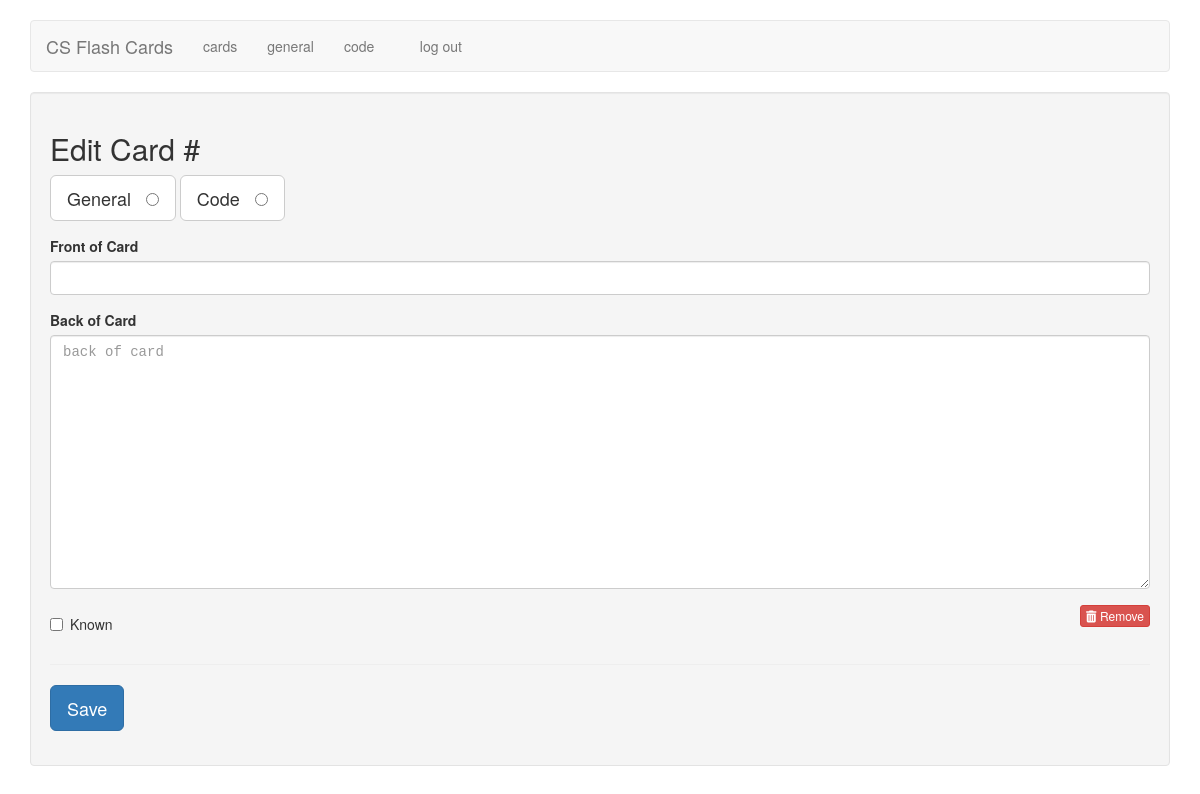
Before: /edit/1056 (signed in) with the older database file.
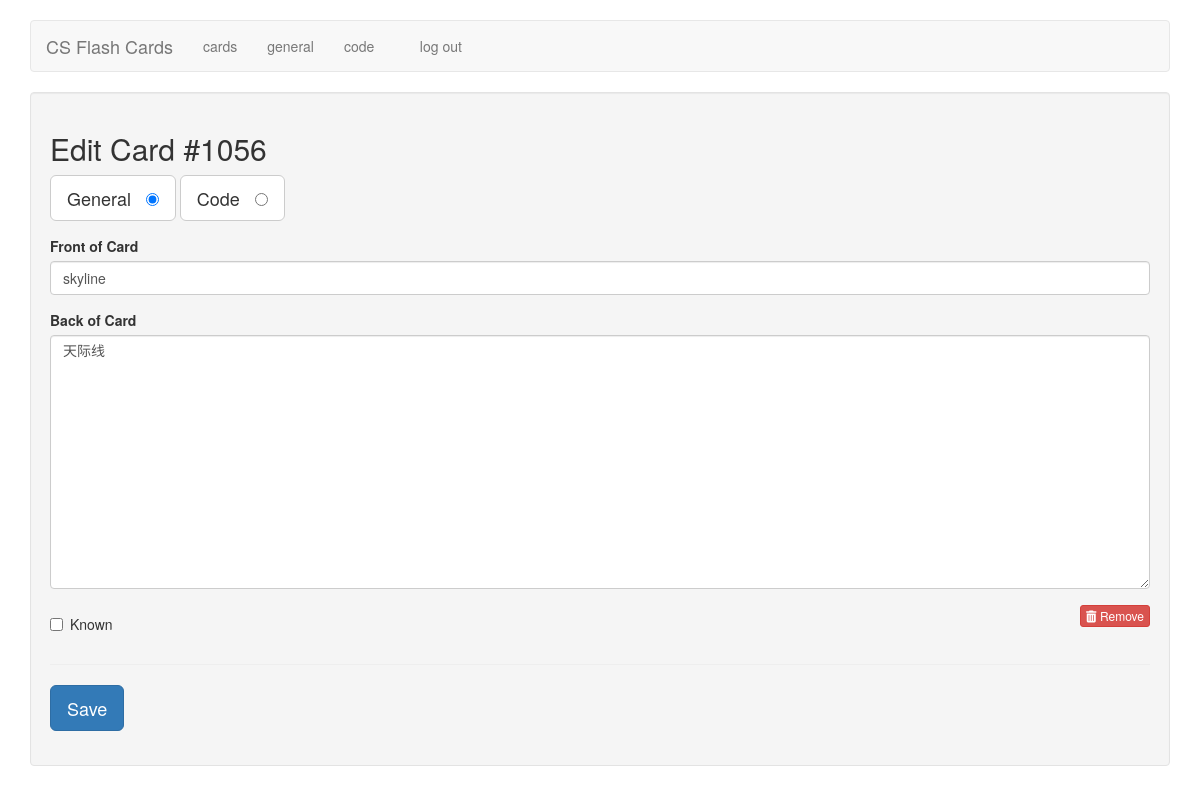
After: the same page with the newer database file.
### tables this page shows
CREATE TABLE cards (
  id integer primary key autoincrement,
  type tinyint not null, /* 1 for vocab, 2 for code */
  front text not null,
  back text not null,
  known boolean default 0
);

### flash_cards.py (the view)
@app.route('/edit/<card_id>')
def edit(card_id):
    if not session.get('logged_in'):
        return redirect(url_for('login'))
    db = get_db()
    query = '''
        SELECT id, type, front, back, known
        FROM cards
        WHERE id = ?
    '''
    cur = db.execute(query, [card_id])
    card = cur.fetchone()
    return render_template('edit.html', card=card)

### flash_cards.py (called while the page is built)
def connect_db():
    rv = sqlite3.connect(app.config['DATABASE'])
    rv.row_factory = sqlite3.Row
    return rv

def get_db():
    if not hasattr(g, 'sqlite_db'):
        g.sqlite_db = connect_db()
    return g.sqlite_db

### templates/edit.html (shortened to what this page needs)
{% extends "layout.html" %}
{% block body %}
    <div class="well">
        <h2>Edit Card #{{ card.id }}</h2>
        <form action="{{ url_for('edit_card') }}" method="post" class="cardForm">
            <div class="form-group">
                <label for="general" class="btn btn-default btn-lg">General &nbsp;
                    <input type="radio" name="type" value="1"
                           id="general" {{ "checked" if (card.type == 1) else "" }} />
                </label>
                <label for="code" class="btn btn-default btn-lg">Code &nbsp;
                    <input type="radio" name="type" value="2" id="code" {{ "checked" if (card.type == 2) else "" }} />
                </label>
            </div>
            <div class="form-group">
                <label for="front">Front of Card</label>
                <input type="text" name="front" id="front" class="form-control" value="{{ card.front|e }}">
            </div>
            <div class="form-group">
                <label for="back">Back of Card</label>
                <textarea name="back"
                          class="form-control"
                          id="back"
                          placeholder="back of card"
                          rows="12">{{ card.back|e }}</textarea>
            </div>
            <div class="row">
                <div class="col-xs-6">
                    <div class="checkbox">
                        <label>
                            <input type="checkbox" name="known"
                               value="1" {{ "checked" if (card.known == 1) else "" }} /> Known
                        </label>
                    </div>
                </div>
                <div class="col-xs-6 text-right">
                    <a href="{{ url_for('delete', card_id=card.id) }}" class="btn btn-danger btn-xs">
                        <i class="fa fa-trash"></i>
                        Remove
                    </a>
                </div>
            </div>
            <hr />
            <div class="form-group">
                <button type="submit" class="saveButton btn btn-lg btn-primary">Save</button>
            </div>
        </form>
    </div>
{% endblock %}

Changed rows visible on the page:
added cards: id "1056", front "skyline", back "天际线"
Other visible differences:
form field type: "☐ General" → "☑ General"
